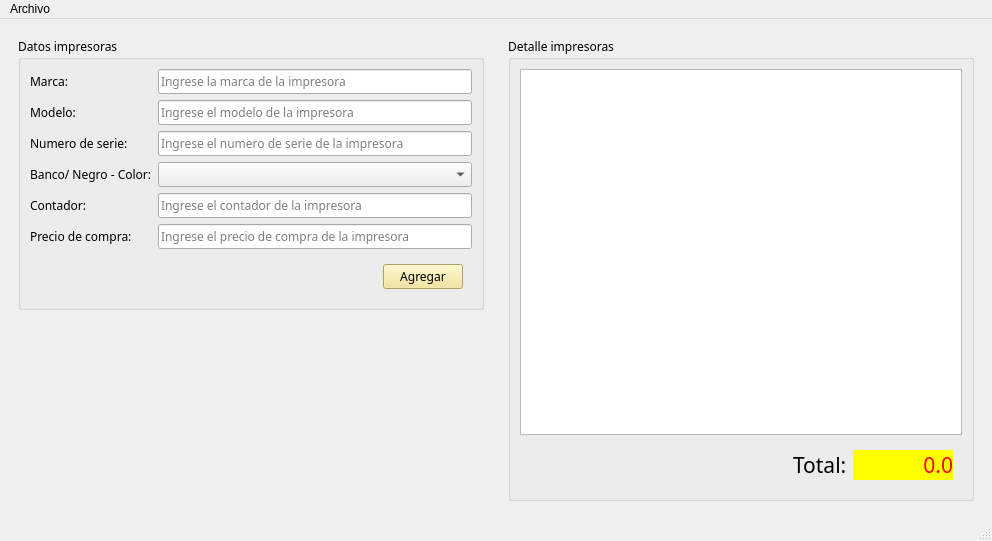
<?xml version="1.0" encoding="UTF-8"?>
<ui version="4.0">
 <class>Impresora</class>
 <widget class="QMainWindow" name="Impresora">
  <property name="geometry">
   <rect>
    <x>0</x>
    <y>0</y>
    <width>992</width>
    <height>541</height>
   </rect>
  </property>
  <property name="windowTitle">
   <string>Impresora</string>
  </property>
  <property name="windowIcon">
   <iconset>
    <normalon>:/recursos/impresora.png</normalon>
   </iconset>
  </property>
  <widget class="QWidget" name="centralwidget">
   <layout class="QHBoxLayout" name="horizontalLayout_3">
    <item>
     <widget class="QWidget" name="widget_4" native="true">
      <layout class="QVBoxLayout" name="verticalLayout_2">
       <item>
        <widget class="QGroupBox" name="groupBox">
         <property name="font">
          <font>
           <family>MS Reference Sans Serif</family>
           <pointsize>9</pointsize>
          </font>
         </property>
         <property name="title">
          <string>Datos impresoras</string>
         </property>
         <layout class="QFormLayout" name="formLayout_3">
          <item row="0" column="0">
           <widget class="QLabel" name="label">
            <property name="text">
             <string>Marca:</string>
            </property>
           </widget>
          </item>
          <item row="0" column="1">
           <widget class="QLineEdit" name="inMarca">
            <property name="inputMethodHints">
             <set>Qt::ImhDigitsOnly</set>
            </property>
            <property name="inputMask">
             <string/>
            </property>
            <property name="placeholderText">
             <string>Ingrese la marca de la impresora</string>
            </property>
           </widget>
          </item>
          <item row="1" column="0">
           <widget class="QLabel" name="label_4">
            <property name="text">
             <string>Modelo:</string>
            </property>
           </widget>
          </item>
          <item row="1" column="1">
           <widget class="QLineEdit" name="inModelo">
            <property name="inputMethodHints">
             <set>Qt::ImhHiddenText</set>
            </property>
            <property name="placeholderText">
             <string>Ingrese el modelo de la impresora</string>
            </property>
           </widget>
          </item>
          <item row="2" column="0">
           <widget class="QLabel" name="label_5">
            <property name="text">
             <string>Numero de serie:</string>
            </property>
           </widget>
          </item>
          <item row="2" column="1">
           <widget class="QLineEdit" name="inSerie">
            <property name="inputMethodHints">
             <set>Qt::ImhDialableCharactersOnly|Qt::ImhDigitsOnly|Qt::ImhEmailCharactersOnly|Qt::ImhFormattedNumbersOnly|Qt::ImhLowercaseOnly|Qt::ImhUppercaseOnly|Qt::ImhUrlCharactersOnly</set>
            </property>
            <property name="inputMask">
             <string/>
            </property>
            <property name="placeholderText">
             <string>Ingrese el numero de serie de la impresora</string>
            </property>
           </widget>
          </item>
          <item row="3" column="0">
           <widget class="QLabel" name="label_3">
            <property name="text">
             <string>Banco/ Negro - Color:</string>
            </property>
           </widget>
          </item>
          <item row="4" column="0">
           <widget class="QLabel" name="label_2">
            <property name="text">
             <string>Contador:</string>
            </property>
           </widget>
          </item>
          <item row="4" column="1">
           <widget class="QLineEdit" name="inContador">
            <property name="inputMethodHints">
             <set>Qt::ImhPreferNumbers</set>
            </property>
            <property name="inputMask">
             <string>9999999</string>
            </property>
            <property name="placeholderText">
             <string>Ingrese el contador de la impresora</string>
            </property>
           </widget>
          </item>
          <item row="5" column="0">
           <widget class="QLabel" name="label_6">
            <property name="text">
             <string>Precio de compra:</string>
            </property>
           </widget>
          </item>
          <item row="5" column="1">
           <widget class="QLineEdit" name="inPrecio">
            <property name="inputMethodHints">
             <set>Qt::ImhDigitsOnly|Qt::ImhNoTextHandles|Qt::ImhPreferNumbers</set>
            </property>
            <property name="inputMask">
             <string/>
            </property>
            <property name="text">
             <string/>
            </property>
            <property name="placeholderText">
             <string>Ingrese el precio de compra de la impresora</string>
            </property>
           </widget>
          </item>
          <item row="3" column="1">
           <widget class="QComboBox" name="inBNC"/>
          </item>
          <item row="6" column="1">
           <widget class="QWidget" name="widget" native="true">
            <layout class="QHBoxLayout" name="horizontalLayout">
             <item>
              <spacer name="horizontalSpacer">
               <property name="orientation">
                <enum>Qt::Horizontal</enum>
               </property>
               <property name="sizeHint" stdset="0">
                <size>
                 <width>40</width>
                 <height>20</height>
                </size>
               </property>
              </spacer>
             </item>
             <item>
              <widget class="QPushButton" name="cmdAgregar">
               <property name="font">
                <font>
                 <family>MS Reference Sans Serif</family>
                 <pointsize>9</pointsize>
                </font>
               </property>
               <property name="styleSheet">
                <string notr="true">background-color: rgb(241, 226, 140);</string>
               </property>
               <property name="text">
                <string>Agregar</string>
               </property>
              </widget>
             </item>
            </layout>
           </widget>
          </item>
         </layout>
        </widget>
       </item>
       <item>
        <spacer name="verticalSpacer_4">
         <property name="orientation">
          <enum>Qt::Vertical</enum>
         </property>
         <property name="sizeHint" stdset="0">
          <size>
           <width>20</width>
           <height>40</height>
          </size>
         </property>
        </spacer>
       </item>
      </layout>
     </widget>
    </item>
    <item>
     <widget class="QWidget" name="widget_5" native="true">
      <layout class="QVBoxLayout" name="verticalLayout_3">
       <item>
        <widget class="QGroupBox" name="groupBox_3">
         <property name="font">
          <font>
           <family>MS Reference Sans Serif</family>
           <pointsize>9</pointsize>
          </font>
         </property>
         <property name="title">
          <string>Detalle impresoras</string>
         </property>
         <layout class="QVBoxLayout" name="verticalLayout">
          <item>
           <widget class="QTableWidget" name="outDetalle">
            <property name="inputMethodHints">
             <set>Qt::ImhNoEditMenu|Qt::ImhNoTextHandles</set>
            </property>
           </widget>
          </item>
          <item>
           <widget class="QWidget" name="widget_2" native="true">
            <layout class="QHBoxLayout" name="horizontalLayout_2">
             <property name="leftMargin">
              <number>9</number>
             </property>
             <property name="topMargin">
              <number>0</number>
             </property>
             <property name="rightMargin">
              <number>9</number>
             </property>
             <property name="bottomMargin">
              <number>0</number>
             </property>
             <item>
              <spacer name="horizontalSpacer_2">
               <property name="orientation">
                <enum>Qt::Horizontal</enum>
               </property>
               <property name="sizeHint" stdset="0">
                <size>
                 <width>40</width>
                 <height>20</height>
                </size>
               </property>
              </spacer>
             </item>
             <item>
              <widget class="QWidget" name="widget_3" native="true">
               <layout class="QFormLayout" name="formLayout_2">
                <property name="rightMargin">
                 <number>0</number>
                </property>
                <item row="0" column="0">
                 <widget class="QLabel" name="label_7">
                  <property name="font">
                   <font>
                    <family>Ubuntu Mono</family>
                    <pointsize>16</pointsize>
                    <weight>50</weight>
                    <bold>false</bold>
                   </font>
                  </property>
                  <property name="text">
                   <string>Total:</string>
                  </property>
                 </widget>
                </item>
                <item row="0" column="1">
                 <widget class="QLabel" name="outTotal">
                  <property name="minimumSize">
                   <size>
                    <width>100</width>
                    <height>0</height>
                   </size>
                  </property>
                  <property name="font">
                   <font>
                    <family>Arial Rounded MT Bold</family>
                    <pointsize>16</pointsize>
                   </font>
                  </property>
                  <property name="styleSheet">
                   <string notr="true">background-color: rgb(255, 255, 0);
color: rgb(255, 0, 0);</string>
                  </property>
                  <property name="text">
                   <string>0.0</string>
                  </property>
                  <property name="alignment">
                   <set>Qt::AlignRight|Qt::AlignTrailing|Qt::AlignVCenter</set>
                  </property>
                 </widget>
                </item>
               </layout>
              </widget>
             </item>
            </layout>
           </widget>
          </item>
         </layout>
        </widget>
       </item>
      </layout>
     </widget>
    </item>
   </layout>
  </widget>
  <widget class="QMenuBar" name="menubar">
   <property name="geometry">
    <rect>
     <x>0</x>
     <y>0</y>
     <width>992</width>
     <height>21</height>
    </rect>
   </property>
   <widget class="QMenu" name="menuArchivo">
    <property name="title">
     <string>Archivo</string>
    </property>
    <addaction name="mnuGuardar"/>
    <addaction name="mnuSalir"/>
   </widget>
   <addaction name="menuArchivo"/>
  </widget>
  <widget class="QStatusBar" name="statusbar"/>
  <action name="mnuGuardar">
   <property name="icon">
    <iconset resource="recursos.qrc">
     <normaloff>:/recursos/salvar (1).png</normaloff>:/recursos/salvar (1).png</iconset>
   </property>
   <property name="text">
    <string>Guardar</string>
   </property>
   <property name="shortcut">
    <string>Ctrl+G</string>
   </property>
  </action>
  <action name="mnuSalir">
   <property name="icon">
    <iconset resource="recursos.qrc">
     <normaloff>:/recursos/cerrar (1).png</normaloff>:/recursos/cerrar (1).png</iconset>
   </property>
   <property name="text">
    <string>Salir</string>
   </property>
   <property name="shortcut">
    <string>Ctrl+S</string>
   </property>
  </action>
 </widget>
 <resources>
  <include location="recursos.qrc"/>
 </resources>
 <connections/>
</ui>
